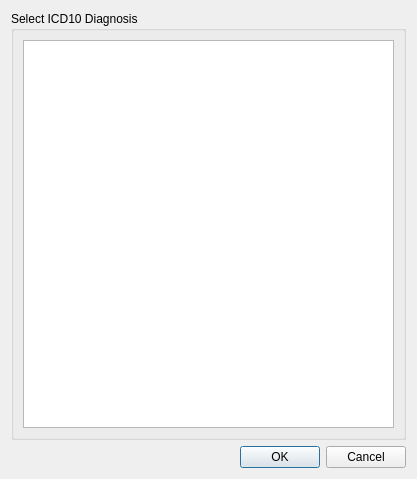
<?xml version="1.0" encoding="UTF-8"?>
<ui version="4.0">
 <class>Icd10DiagnosisSelectionDialog</class>
 <widget class="QDialog" name="Icd10DiagnosisSelectionDialog">
  <property name="geometry">
   <rect>
    <x>0</x>
    <y>0</y>
    <width>417</width>
    <height>479</height>
   </rect>
  </property>
  <property name="windowTitle">
   <string>Dialog</string>
  </property>
  <layout class="QVBoxLayout" name="verticalLayout">
   <item>
    <widget class="QGroupBox" name="groupBox">
     <property name="title">
      <string>Select ICD10 Diagnosis</string>
     </property>
     <layout class="QHBoxLayout" name="horizontalLayout">
      <item>
       <widget class="QTableView" name="m_data"/>
      </item>
     </layout>
    </widget>
   </item>
   <item>
    <widget class="QDialogButtonBox" name="buttonBox">
     <property name="orientation">
      <enum>Qt::Horizontal</enum>
     </property>
     <property name="standardButtons">
      <set>QDialogButtonBox::Cancel|QDialogButtonBox::Ok</set>
     </property>
    </widget>
   </item>
  </layout>
 </widget>
 <resources/>
 <connections>
  <connection>
   <sender>buttonBox</sender>
   <signal>accepted()</signal>
   <receiver>Icd10DiagnosisSelectionDialog</receiver>
   <slot>accept()</slot>
   <hints>
    <hint type="sourcelabel">
     <x>248</x>
     <y>254</y>
    </hint>
    <hint type="destinationlabel">
     <x>157</x>
     <y>274</y>
    </hint>
   </hints>
  </connection>
  <connection>
   <sender>buttonBox</sender>
   <signal>rejected()</signal>
   <receiver>Icd10DiagnosisSelectionDialog</receiver>
   <slot>reject()</slot>
   <hints>
    <hint type="sourcelabel">
     <x>316</x>
     <y>260</y>
    </hint>
    <hint type="destinationlabel">
     <x>286</x>
     <y>274</y>
    </hint>
   </hints>
  </connection>
 </connections>
</ui>
